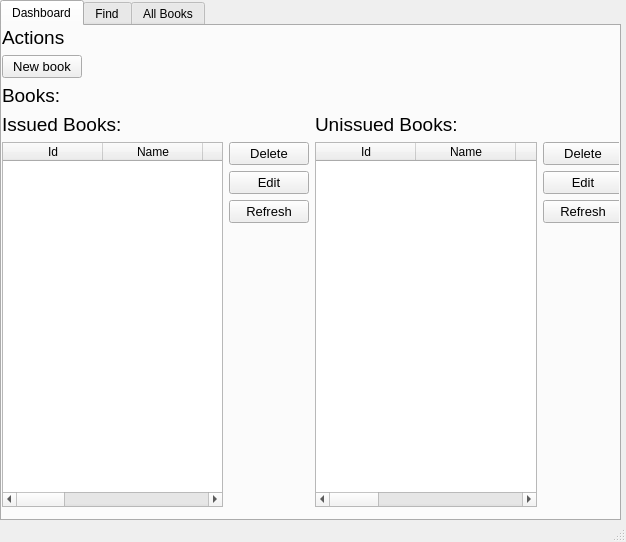
<?xml version="1.0" encoding="UTF-8"?>
<ui version="4.0">
 <class>MainWindow</class>
 <widget class="QMainWindow" name="MainWindow">
  <property name="geometry">
   <rect>
    <x>0</x>
    <y>0</y>
    <width>626</width>
    <height>542</height>
   </rect>
  </property>
  <property name="windowTitle">
   <string>MainWindow</string>
  </property>
  <widget class="QWidget" name="centralwidget">
   <widget class="QTabWidget" name="tab_widget">
    <property name="geometry">
     <rect>
      <x>0</x>
      <y>0</y>
      <width>621</width>
      <height>521</height>
     </rect>
    </property>
    <property name="currentIndex">
     <number>0</number>
    </property>
    <widget class="QWidget" name="dashboard_tab">
     <attribute name="title">
      <string>Dashboard</string>
     </attribute>
     <widget class="QWidget" name="">
      <property name="geometry">
       <rect>
        <x>0</x>
        <y>0</y>
        <width>621</width>
        <height>481</height>
       </rect>
      </property>
      <layout class="QVBoxLayout" name="verticalLayout_8">
       <item>
        <layout class="QHBoxLayout" name="horizontalLayout_4">
         <item>
          <layout class="QVBoxLayout" name="verticalLayout_7">
           <item>
            <widget class="QLabel" name="label">
             <property name="font">
              <font>
               <pointsize>14</pointsize>
              </font>
             </property>
             <property name="text">
              <string>Actions</string>
             </property>
            </widget>
           </item>
           <item>
            <widget class="QPushButton" name="new_book_btn">
             <property name="font">
              <font>
               <pointsize>10</pointsize>
              </font>
             </property>
             <property name="text">
              <string>New book</string>
             </property>
            </widget>
           </item>
           <item>
            <widget class="QLabel" name="label_2">
             <property name="font">
              <font>
               <pointsize>14</pointsize>
              </font>
             </property>
             <property name="text">
              <string>Books:</string>
             </property>
            </widget>
           </item>
          </layout>
         </item>
         <item>
          <spacer name="horizontalSpacer">
           <property name="orientation">
            <enum>Qt::Horizontal</enum>
           </property>
           <property name="sizeHint" stdset="0">
            <size>
             <width>40</width>
             <height>20</height>
            </size>
           </property>
          </spacer>
         </item>
        </layout>
       </item>
       <item>
        <layout class="QHBoxLayout" name="horizontalLayout_3">
         <item>
          <layout class="QVBoxLayout" name="verticalLayout_5">
           <item>
            <widget class="QLabel" name="label_3">
             <property name="font">
              <font>
               <pointsize>14</pointsize>
              </font>
             </property>
             <property name="text">
              <string>Issued Books:</string>
             </property>
            </widget>
           </item>
           <item>
            <layout class="QHBoxLayout" name="horizontalLayout">
             <item>
              <widget class="QTableWidget" name="issued_table">
               <column>
                <property name="text">
                 <string>Id</string>
                </property>
               </column>
               <column>
                <property name="text">
                 <string>Name</string>
                </property>
               </column>
               <column>
                <property name="text">
                 <string>Description</string>
                </property>
               </column>
               <column>
                <property name="text">
                 <string>Isbn</string>
                </property>
               </column>
               <column>
                <property name="text">
                 <string>Page_count</string>
                </property>
               </column>
               <column>
                <property name="text">
                 <string>Issued</string>
                </property>
               </column>
               <column>
                <property name="text">
                 <string>Author</string>
                </property>
               </column>
               <column>
                <property name="text">
                 <string>Year</string>
                </property>
               </column>
              </widget>
             </item>
             <item>
              <layout class="QVBoxLayout" name="verticalLayout_2">
               <item>
                <layout class="QVBoxLayout" name="verticalLayout">
                 <item>
                  <widget class="QPushButton" name="issued_delete_btn">
                   <property name="font">
                    <font>
                     <pointsize>10</pointsize>
                    </font>
                   </property>
                   <property name="text">
                    <string>Delete</string>
                   </property>
                  </widget>
                 </item>
                 <item>
                  <widget class="QPushButton" name="issued_edit_btn">
                   <property name="font">
                    <font>
                     <pointsize>10</pointsize>
                    </font>
                   </property>
                   <property name="text">
                    <string>Edit</string>
                   </property>
                  </widget>
                 </item>
                 <item>
                  <widget class="QPushButton" name="issued_refresh_btn">
                   <property name="font">
                    <font>
                     <pointsize>10</pointsize>
                    </font>
                   </property>
                   <property name="text">
                    <string>Refresh</string>
                   </property>
                  </widget>
                 </item>
                </layout>
               </item>
               <item>
                <spacer name="verticalSpacer">
                 <property name="orientation">
                  <enum>Qt::Vertical</enum>
                 </property>
                 <property name="sizeHint" stdset="0">
                  <size>
                   <width>20</width>
                   <height>40</height>
                  </size>
                 </property>
                </spacer>
               </item>
              </layout>
             </item>
            </layout>
           </item>
          </layout>
         </item>
         <item>
          <layout class="QVBoxLayout" name="verticalLayout_6">
           <item>
            <widget class="QLabel" name="label_4">
             <property name="font">
              <font>
               <pointsize>14</pointsize>
              </font>
             </property>
             <property name="text">
              <string>Unissued Books:</string>
             </property>
            </widget>
           </item>
           <item>
            <layout class="QHBoxLayout" name="horizontalLayout_2">
             <item>
              <widget class="QTableWidget" name="unissued_table">
               <column>
                <property name="text">
                 <string>Id</string>
                </property>
               </column>
               <column>
                <property name="text">
                 <string>Name</string>
                </property>
               </column>
               <column>
                <property name="text">
                 <string>Description</string>
                </property>
               </column>
               <column>
                <property name="text">
                 <string>Isbn</string>
                </property>
               </column>
               <column>
                <property name="text">
                 <string>Page_count</string>
                </property>
               </column>
               <column>
                <property name="text">
                 <string>Issued</string>
                </property>
               </column>
               <column>
                <property name="text">
                 <string>Author</string>
                </property>
               </column>
               <column>
                <property name="text">
                 <string>Year</string>
                </property>
               </column>
              </widget>
             </item>
             <item>
              <layout class="QVBoxLayout" name="verticalLayout_3">
               <item>
                <layout class="QVBoxLayout" name="verticalLayout_4">
                 <item>
                  <widget class="QPushButton" name="unissued_delete_btn">
                   <property name="font">
                    <font>
                     <pointsize>10</pointsize>
                    </font>
                   </property>
                   <property name="text">
                    <string>Delete</string>
                   </property>
                  </widget>
                 </item>
                 <item>
                  <widget class="QPushButton" name="unissued_edit_btn">
                   <property name="font">
                    <font>
                     <pointsize>10</pointsize>
                    </font>
                   </property>
                   <property name="text">
                    <string>Edit</string>
                   </property>
                  </widget>
                 </item>
                 <item>
                  <widget class="QPushButton" name="unissued_refresh_btn">
                   <property name="font">
                    <font>
                     <pointsize>10</pointsize>
                    </font>
                   </property>
                   <property name="text">
                    <string>Refresh</string>
                   </property>
                  </widget>
                 </item>
                </layout>
               </item>
               <item>
                <spacer name="verticalSpacer_2">
                 <property name="orientation">
                  <enum>Qt::Vertical</enum>
                 </property>
                 <property name="sizeHint" stdset="0">
                  <size>
                   <width>20</width>
                   <height>40</height>
                  </size>
                 </property>
                </spacer>
               </item>
              </layout>
             </item>
            </layout>
           </item>
          </layout>
         </item>
        </layout>
       </item>
      </layout>
     </widget>
    </widget>
    <widget class="QWidget" name="find_tab">
     <attribute name="title">
      <string>Find</string>
     </attribute>
     <widget class="QWidget" name="">
      <property name="geometry">
       <rect>
        <x>1</x>
        <y>2</y>
        <width>611</width>
        <height>481</height>
       </rect>
      </property>
      <layout class="QVBoxLayout" name="verticalLayout_9">
       <item>
        <layout class="QHBoxLayout" name="horizontalLayout_5">
         <item>
          <widget class="QLabel" name="label_5">
           <property name="font">
            <font>
             <pointsize>17</pointsize>
            </font>
           </property>
           <property name="text">
            <string>Search By ID</string>
           </property>
          </widget>
         </item>
         <item>
          <widget class="QLineEdit" name="search_inout"/>
         </item>
         <item>
          <widget class="QPushButton" name="search_btn">
           <property name="font">
            <font>
             <pointsize>11</pointsize>
            </font>
           </property>
           <property name="text">
            <string>Search</string>
           </property>
          </widget>
         </item>
        </layout>
       </item>
       <item>
        <widget class="QTableWidget" name="search_table">
         <column>
          <property name="text">
           <string>Id</string>
          </property>
         </column>
         <column>
          <property name="text">
           <string>Name</string>
          </property>
         </column>
         <column>
          <property name="text">
           <string>Description</string>
          </property>
         </column>
         <column>
          <property name="text">
           <string>Isbn</string>
          </property>
         </column>
         <column>
          <property name="text">
           <string>Page_count</string>
          </property>
         </column>
         <column>
          <property name="text">
           <string>Issued</string>
          </property>
         </column>
         <column>
          <property name="text">
           <string>Author</string>
          </property>
         </column>
         <column>
          <property name="text">
           <string>Year</string>
          </property>
         </column>
        </widget>
       </item>
      </layout>
     </widget>
    </widget>
    <widget class="QWidget" name="all_book_tab">
     <attribute name="title">
      <string>All Books</string>
     </attribute>
     <widget class="QWidget" name="">
      <property name="geometry">
       <rect>
        <x>0</x>
        <y>0</y>
        <width>621</width>
        <height>481</height>
       </rect>
      </property>
      <layout class="QVBoxLayout" name="verticalLayout_11">
       <item>
        <layout class="QHBoxLayout" name="horizontalLayout_6">
         <item>
          <layout class="QVBoxLayout" name="verticalLayout_10">
           <item>
            <widget class="QLabel" name="label_6">
             <property name="font">
              <font>
               <pointsize>19</pointsize>
              </font>
             </property>
             <property name="text">
              <string>All Books</string>
             </property>
            </widget>
           </item>
           <item>
            <widget class="QPushButton" name="all_book_refresh_btn">
             <property name="font">
              <font>
               <pointsize>13</pointsize>
              </font>
             </property>
             <property name="text">
              <string>Refresh</string>
             </property>
            </widget>
           </item>
          </layout>
         </item>
         <item>
          <spacer name="horizontalSpacer_2">
           <property name="orientation">
            <enum>Qt::Horizontal</enum>
           </property>
           <property name="sizeHint" stdset="0">
            <size>
             <width>40</width>
             <height>20</height>
            </size>
           </property>
          </spacer>
         </item>
        </layout>
       </item>
       <item>
        <widget class="QTableWidget" name="all_books_table">
         <column>
          <property name="text">
           <string>Id</string>
          </property>
         </column>
         <column>
          <property name="text">
           <string>Name</string>
          </property>
         </column>
         <column>
          <property name="text">
           <string>Description</string>
          </property>
         </column>
         <column>
          <property name="text">
           <string>Isbn</string>
          </property>
         </column>
         <column>
          <property name="text">
           <string>Page_count</string>
          </property>
         </column>
         <column>
          <property name="text">
           <string>Issued</string>
          </property>
         </column>
         <column>
          <property name="text">
           <string>Author</string>
          </property>
         </column>
         <column>
          <property name="text">
           <string>Year</string>
          </property>
         </column>
        </widget>
       </item>
      </layout>
     </widget>
    </widget>
   </widget>
  </widget>
  <widget class="QMenuBar" name="menubar">
   <property name="geometry">
    <rect>
     <x>0</x>
     <y>0</y>
     <width>626</width>
     <height>21</height>
    </rect>
   </property>
  </widget>
  <widget class="QStatusBar" name="statusbar"/>
 </widget>
 <resources/>
 <connections/>
</ui>
